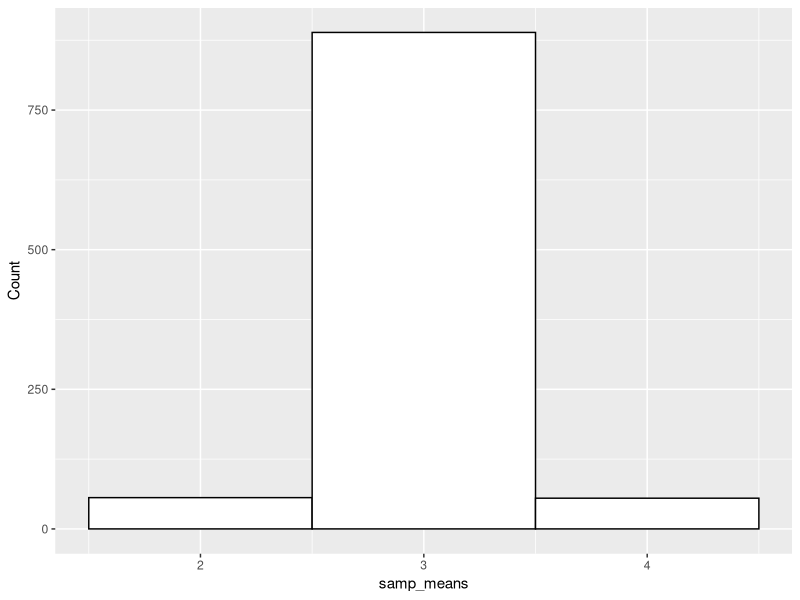
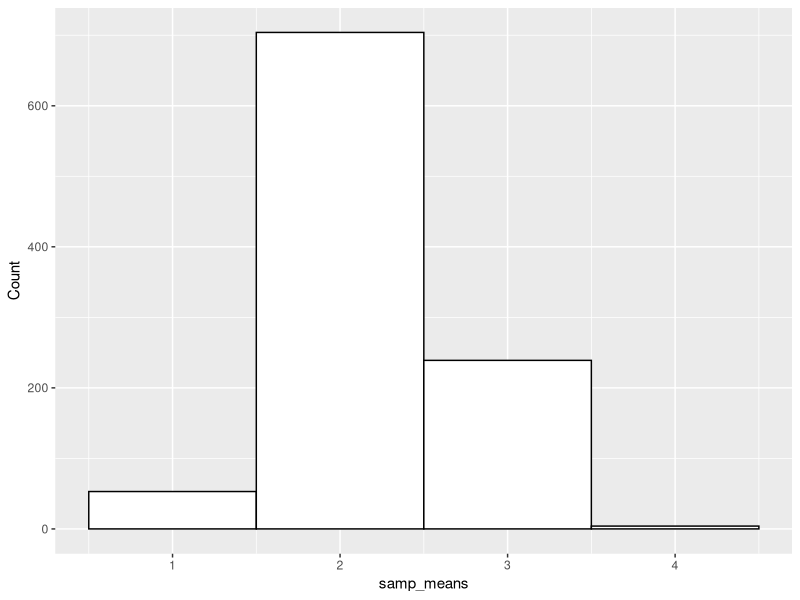
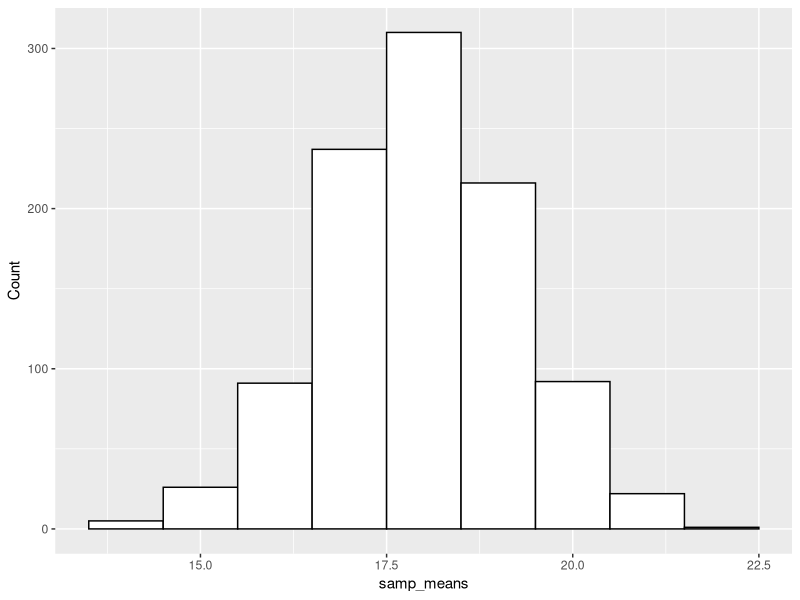

Here is the R script that generated these plots, in order:
# main.R
# This file contains the implementation of the functions in the Project 2
# NOTE: THIS SCRIPT WAS COMPILED ON A LINUX MACHINE - SOME STATEMENTS MAY THROW
# WARNINGS OR ERRORS IN OTHER SYSTEMS

library(ggplot2)  # for generating high quality plots

# ------------------------------ Part 1 ------------------------------

# initialize parameters for normal distribution
N <- 40
mu <- 3
sigma <- 2
# set.seed(124)
samp_means <- c()
for (i in 1:1000){
    generatedData <- rnorm(N, mu, sigma)
    samp_means[i] = mean(generatedData)
}

print(mean(samp_means))
print(sd(samp_means))
print(sigma/sqrt(N))
# ------ a ------

png(filename="figures/hist.png")

# plot a histogram of the data
ggplot() + aes(samp_means) + 
    geom_histogram(binwidth=1, color="black", fill="white") +
    labs(y="Count")

dev.off()


# ------------------------------ Part 2 ------------------------------

# initialize parameters for binomial distribution
x <- 15
N <- 10
p <- 0.15
# set.seed(124)
samp_means <- c()
for (i in 1:1000){
    generatedData <- rbinom(N, x, p)
    samp_means[i] = mean(generatedData)
}

print(mean(samp_means))
print(x*p)
print(sd(samp_means))
print(sqrt(x*p*(1-p)))
print(sigma/sqrt(N))
# ------ a ------

png(filename="figures/hist1.png")

# plot a histogram of the data
ggplot() + aes(samp_means) + 
    geom_histogram(binwidth=1, color="black", fill="white") +
    labs(y="Count")

dev.off()


# ------------------------------ Part 3 ------------------------------

# initialize parameters for binomial distribution
x <- 120
N <- 10
p <- 0.15
# set.seed(124)
samp_means <- c()
for (i in 1:1000){
    generatedData <- rbinom(N, x, p)
    samp_means[i] = mean(generatedData)
}

print(mean(samp_means))
print(x*p)
print(sd(samp_means))
print(sqrt(x*p*(1-p)))
print(sigma/sqrt(N))
# ------ a ------

png(filename="figures/hist2.png")

# plot a histogram of the data
ggplot() + aes(samp_means) + 
    geom_histogram(binwidth=1, color="black", fill="white") +
    labs(y="Count")

dev.off()
